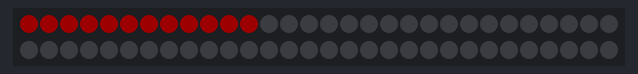
Simulated run of this sketch. Board: Arduino Uno, built with avr-gcc and run on an emulated ATmega328P. Parts: 60 RGB LEDs in strip order, left to right, continuing on the next row. Dim RGB values are drawn brighter than linear; random numbers use the default seed unless the sketch sets one.

Above: at 0.03 s.
At 4.7 s:
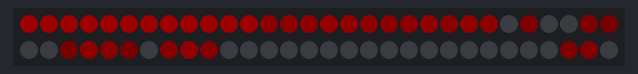
At 9.82 s:
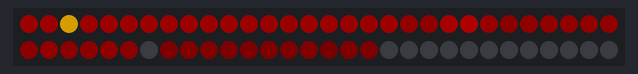
At 19.47 s:
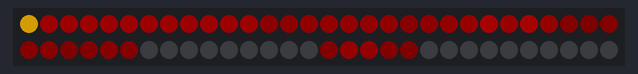
At 29.26 s:
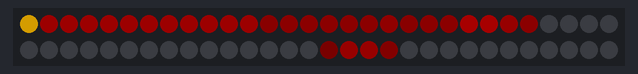
At 39.21 s:
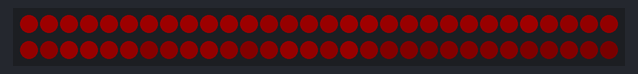

The sketch:

firelamp.ino
```cpp
//#include <Adafruit_NeoPixel.h>
#include <FastLED.h>
#include <Arduino.h>

#define LED_PIN 2
#define N_LEDS 60

inline float RandomFloat()
{
  float r = random(1000000L) / 1000000.0f;
  return r;
}

class ConwaysGameOfLife {
  protected:
    int m_MatrixWidth;
    int m_MatrixHeight;

    bool ***m_Cells;
    uint32_t m_FrameIdx;

    /**
      Map logical x,y coordinate into pixel index
    **/
    uint16_t MapPixel(uint16_t x, uint16_t y) {
      return (m_MatrixHeight * (m_MatrixWidth - x) - 1) - y;
    }

  public:
    ConwaysGameOfLife (uint16_t matrixWidth = 5, uint16_t matrixHeight = 8) {
      m_MatrixWidth = matrixWidth;
      m_MatrixHeight = matrixHeight;

      m_Cells = new bool **[2];

      // Two frames needed
      m_Cells[0] = new bool *[m_MatrixWidth];
      m_Cells[1] = new bool *[m_MatrixWidth];
      for (int f = 0; f < 2; f++) {
        for (int i = 0; i < m_MatrixWidth; i++) {
          m_Cells[f][i] = new bool[m_MatrixHeight];
        }
      }

      for (int f = 0; f < 2; f++) {
        for (int y = m_MatrixHeight - 1; y >= 0; y--) {
          for (int x = m_MatrixWidth - 1; x >= 0; x--) {
            m_Cells[f][x][y] = false;
          }
        }
      }

      uint32_t m_LastDraw = millis();
      m_FrameIdx = 0;

      // Simplest oscilator pattern
      m_Cells[0][1][6] = true;
      m_Cells[0][1][7] = true;
      m_Cells[0][2][6] = true;
      m_Cells[0][2][7] = true;
      m_Cells[0][3][5] = true;
      m_Cells[0][3][4] = true;
      m_Cells[0][4][5] = true;
      m_Cells[0][4][4] = true;

      m_Cells[0][0][1] = true;
      m_Cells[0][1][1] = true;
      m_Cells[0][2][1] = true;
    }

    uint8_t GetNeighboursCount (int x, int y) {
      uint8_t neighbours = 0;
      // Check horizontal neighbours
      if (x + 1 < m_MatrixWidth) {
        if (m_Cells[GetPresentFrame()][x + 1][y] == true)
          neighbours++;
      }
      if (x - 1 >= 0 ) {
        if (m_Cells[GetPresentFrame()][x - 1][y] == true)
          neighbours++;
      }

      // Check vertical neighbours
      if (y + 1 < m_MatrixHeight) {
        if (m_Cells[GetPresentFrame()][x][y + 1] == true)
          neighbours++;
      }
      if (y - 1 >= 0 ) {
        if (m_Cells[GetPresentFrame()][x][y - 1] == true)
          neighbours++;
      }

      // Check diagonal neighbours
      if ((x + 1 < m_MatrixWidth) && (y + 1 < m_MatrixHeight)) {
        if (m_Cells[GetPresentFrame()][x + 1][y + 1] == true)
          neighbours++;
      }
      if ((x + 1 < m_MatrixWidth) && (y - 1 >= 0)) {
        if (m_Cells[GetPresentFrame()][x + 1][y - 1] == true)
          neighbours++;
      }

      if ((x - 1 >= 0) && (y + 1 < m_MatrixHeight)) {
        if (m_Cells[GetPresentFrame()][x - 1][y + 1] == true)
          neighbours++;
      }
      if ((x - 1 >= 0) && (y - 1 >= 0)) {
        if (m_Cells[GetPresentFrame()][x - 1][y - 1] == true)
          neighbours++;
      }

      return neighbours;
    }

    uint32_t GetPresentFrame () {
      return m_FrameIdx % 2;
    }

    uint32_t GetFutureFrame () {
      return (m_FrameIdx + 1) % 2;
    }

    void ProgressFrame () {
      m_FrameIdx++;
    }

    void DrawEffect () {
      for (int y = 0; y < m_MatrixHeight; y++) {
        for (int x = 0; x < m_MatrixWidth; x++) {
          uint8_t neighbours = GetNeighboursCount (x, y);

          if (m_Cells[GetPresentFrame()][x][y] == true) {
            // This is Live Cell
            if (neighbours < 2 || neighbours > 3)
              m_Cells[GetFutureFrame()][x][y] = false;
            else
              m_Cells[GetFutureFrame()][x][y] = true;
          } else {
            // This is Dead Cell
            if (neighbours == 3)
              m_Cells[GetFutureFrame()][x][y] = true;
            else
              m_Cells[GetFutureFrame()][x][y] = false;
          }
        }
      }

      for (int y = m_MatrixHeight - 1; y >= 0; y--) {
        for (int x = m_MatrixWidth - 1; x >= 0; x--) {
          FastLED.leds()[MapPixel(x, y)] = m_Cells[GetPresentFrame()][x][y] ? CRGB (0, 128, 0) : CRGB (0, 0, 0);
        }
      }

      ProgressFrame ();
    }
};

class FireEffect {
  protected:
    float **m_Temperatures;
    uint32_t m_LastDraw;                    // the time of the last draw

    const float SPREADRATE_KNOB = 10.0f;  // Constant for flame spread rate
    const float SPARKRATE_KNOB  = 4.0f;   // Constant for spark ignition rate

    float   m_Cooling;                    // Pixel cooldown rate
    int     m_SparkHeight;                // Ignition zone for where new pixels start up
    float   m_SparkProbability;           // Probability of a spark in each ignition zone pixel
    float   m_SpreadRate;                 // Rate at which fire spreads pixel to pixel

    int m_MatrixWidth;
    int m_MatrixHeight;

    /**
      Map logical x,y coordinate into pixel index
    **/
    uint16_t MapPixel(uint16_t x, uint16_t y) {
      //return (m_MatrixHeight * (m_MatrixWidth - x) - 1) - y;
      uint16_t i;
      //horizontal serpentine, l2r, b2t
      if ( y & 0x01) { //if y is odd
          i = m_MatrixWidth * (y + 1) - x - 1;
        } else {
          i = m_MatrixWidth * y + x;
        }
      return i;
    }

  public:
    FireEffect (uint16_t matrixWidth = 12, uint16_t matrixHeight = 5, int sparkHeight = 0, float sparkProbability = 0.125, float cooling = 1.0f, float spreadRate = 0.8f) {
      m_MatrixWidth = matrixWidth;
      m_MatrixHeight = matrixHeight;

      m_Cooling = cooling;
      m_SparkHeight = sparkHeight;

      m_SparkProbability = sparkProbability * SPARKRATE_KNOB / ((sparkHeight + 1) * m_MatrixWidth);

      m_SpreadRate = spreadRate * SPREADRATE_KNOB;

      m_Temperatures = new float *[m_MatrixWidth];
      for (int i = 0; i < m_MatrixWidth; i++) {
        m_Temperatures[i] = new float[m_MatrixHeight];
      }

      for (int y = m_MatrixHeight - 1; y >= 0; y--) {
        for (int x = m_MatrixWidth - 1; x >= 0; x--) {
          m_Temperatures[x][y] = 0.0f;
        }

      }

      uint32_t m_LastDraw = millis();
    }

    ~FireEffect() {
      for (int i = 0; i < m_MatrixWidth; i++) {
        delete [] m_Temperatures[i];
      }
      delete [] m_Temperatures;
    }

    void HeatTransferFunction (uint16_t toX, uint16_t toY, uint16_t fromX, uint16_t fromY, float elapsedSeconds) {
      float spreadAmount = min (0.25f, m_Temperatures[fromX][fromY]) * m_SpreadRate * elapsedSeconds;
      spreadAmount = min (m_Temperatures[fromX][fromY], spreadAmount);

      m_Temperatures[toX][toY] += spreadAmount;
      m_Temperatures[fromX][fromY] -= spreadAmount;
    }

    void DrawEffect () {
      uint32_t currentMilliSeconds = millis();
      float elapsedSeconds = (currentMilliSeconds - m_LastDraw) / 1000.0;
      m_LastDraw = currentMilliSeconds;

      float cooldown = 1.0f * RandomFloat() * m_Cooling * elapsedSeconds;

      for (int y = m_MatrixHeight - 1; y >= 0; y--) {
        for (int x = m_MatrixWidth - 1; x >= 0; x--) {
          if (y == m_MatrixHeight - 1) {
            // Dissipate more heat at the very top of the chamber, otherwise it tends to glow white hot
            m_Temperatures[x][y] = _max (0.0f, m_Temperatures[x][y] - 4 * cooldown);
          }
          else {
            // Dissipate some heat
            m_Temperatures[x][y] = _max (0.0f, m_Temperatures[x][y] - cooldown);
          }

          // Heat transfer from lower layer toward the top.
          if (y < m_MatrixHeight - 1) {
            // always transfer heat from pixel underneath
            HeatTransferFunction (x, y + 1, x, y, elapsedSeconds);

            // Add random heat transfer from botom left or bottom right or both, makes fire less symetric and more alive.
            if (x - 1 >= 0 && RandomFloat() < m_SpreadRate * elapsedSeconds )
              HeatTransferFunction (x - 1, y + 1, x, y, elapsedSeconds);

            if (x + 1 < m_MatrixWidth && RandomFloat() < m_SpreadRate * elapsedSeconds)
              HeatTransferFunction (x + 1, y + 1, x, y, elapsedSeconds);
          }

          // Make sure we have small energy influx at the bottom, so fire is always burning
          if (y == 0)
            m_Temperatures[x][y] = _max(0.125, m_Temperatures[x][y]);

          // Add some sparks randomly within spark region (bottom of the chanber to m_SparkHeight)
          if (y <= m_SparkHeight && RandomFloat() < m_SparkProbability * elapsedSeconds) {
            m_Temperatures[x][y] += 8.0;
          }
        }
      }
      for (int y = m_MatrixHeight - 1; y >= 0; y--) {
        for (int x = m_MatrixWidth - 1; x >= 0; x--) {
          FastLED.leds()[MapPixel(x, y)] += HeatColor(148 * _min(1.0f, m_Temperatures[x][y]));
        }
      }
    }
};

CRGB g_LEDs[N_LEDS] = {0};
FireEffect *fire;
ConwaysGameOfLife *life;

void setup() {
  // Set LED_PIN as an output.
  pinMode(LED_PIN, OUTPUT);

  Serial.begin (9600);

  /*
     Configure FastLED library
  */
  FastLED.addLeds<WS2812B, LED_PIN, GRB>(g_LEDs, N_LEDS).setCorrection (TypicalSMD5050);
  FastLED.setBrightness (255);
  FastLED.setMaxPowerInMilliWatts (500 * 5);
  fire = new FireEffect ();
  life = new ConwaysGameOfLife();
}

void loop() {
  FastLED.clear();
  //life->DrawEffect();
  fire->DrawEffect();
  FastLED.show(128);
  delay(50);
}
```
